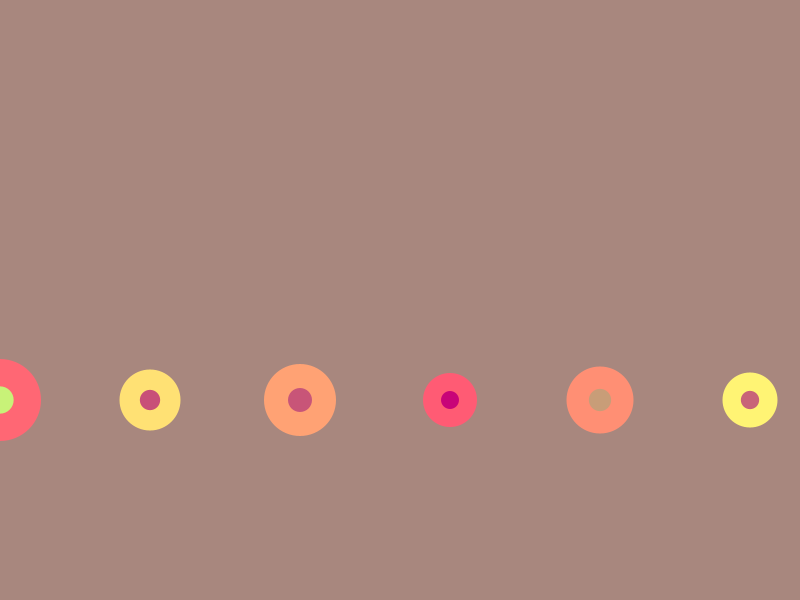
Frame 1 (no input)
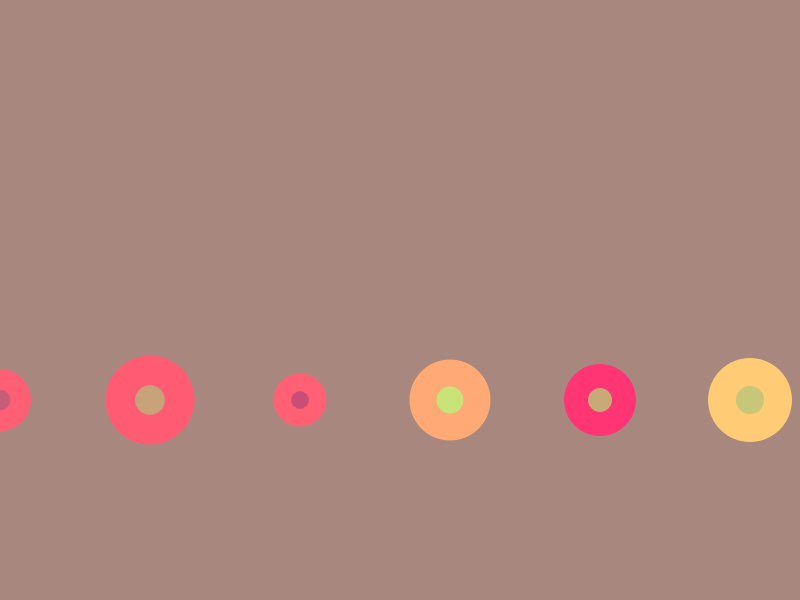
Frame 60 (the mouse pressed at the canvas centre just before this capture)
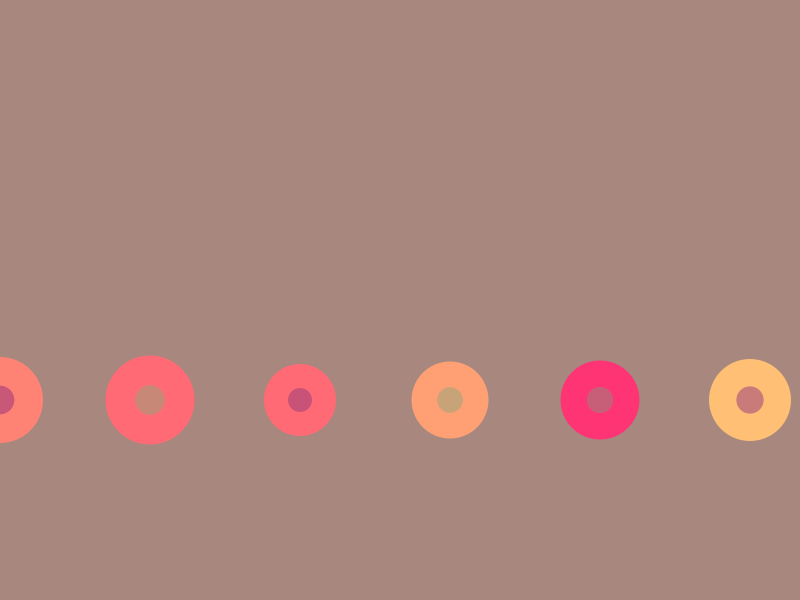
Frame 120 (the mouse held since frame 60 and released just before this capture)

The Processing sketch that drew these frames (run headless with seeded random() and noise(); from frame 60 on, the mouse is pressed at the canvas centre):

// Processing sketch: processing_57587
// ── processing_57587.pde

Flower[]flora;

void setup(){
  smooth();
  size(800,600);
  flora=new Flower[6];
  frameRate(5);
  
  }


void draw(){
  background(#A8877E);
   for (int i=0;i<flora.length;i++) {
    flora[i]= new Flower(150*i,width/2,int(random(50,100)),color(255,random(50,255),116),color(200,random(0,255),120));
  }
 
  for (int i=0;i<flora.length;i++) {
    flora[i].drawflora();
  }
  
}
class Flower {
  
  float fx,fy,rpistil;
  color colorpistil;
  color small;


Flower (
  float _fx,
  float _fy,
  float _rpistil,
  color _colorpistil,
  color _small)
  {fx=_fx;
   fy=_fy;
   rpistil=_rpistil;
   colorpistil= _colorpistil;
   small=_small;
}


void drawflora(){
  noStroke();
   fill(colorpistil);
    ellipse(fx,fy,rpistil,rpistil);
  fill(small);
   ellipse(fx,fy,rpistil/3,rpistil/3);
 
    
}
}
